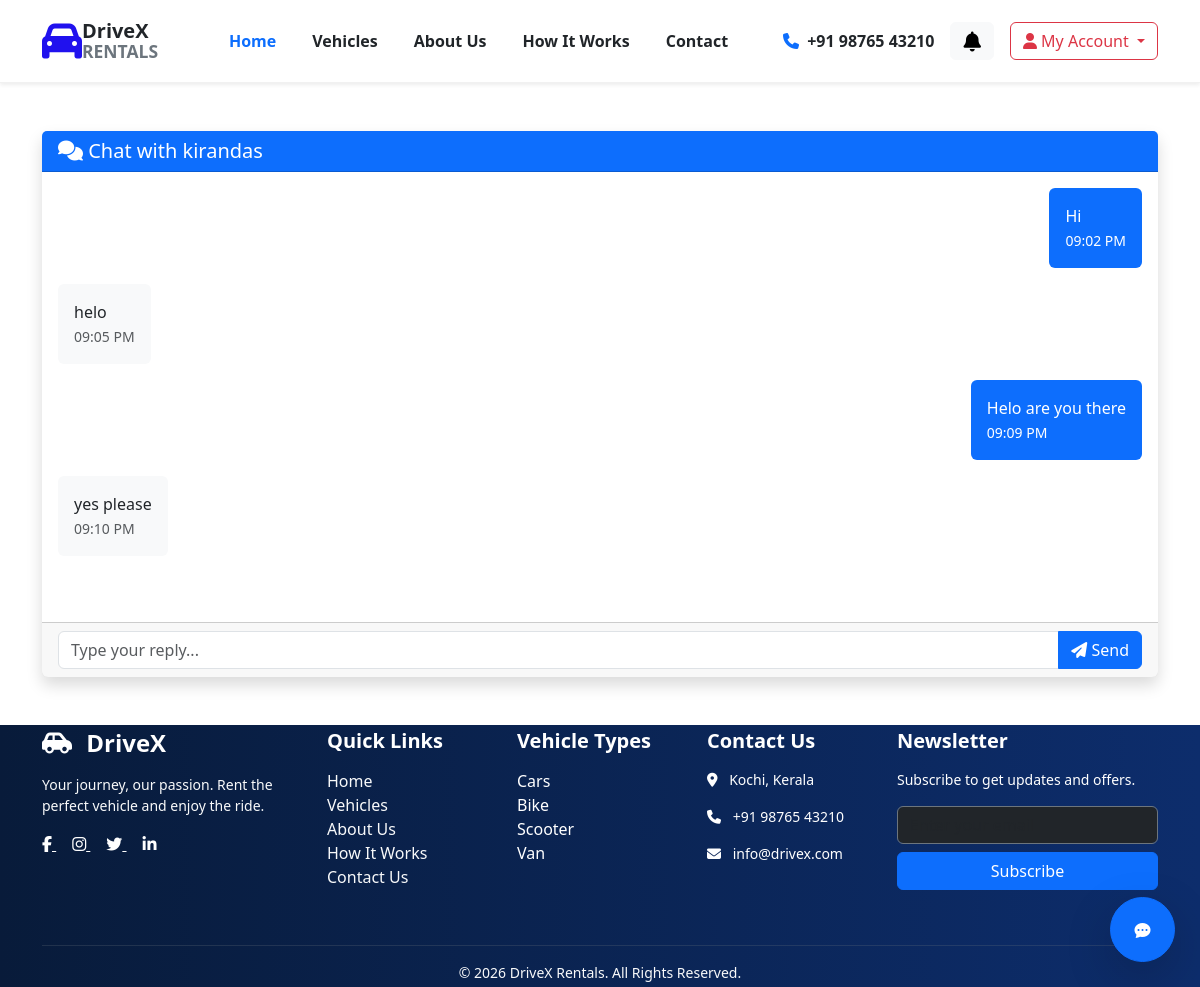
Page /rentalapp/admin-chat/4/ (signed in) on the committed database.
### rental_app/models.py (models this page shows, shortened)
class ChatRoom(models.Model):
    user = models.OneToOneField(
        User,
        on_delete=models.CASCADE
    )
    created_at = models.DateTimeField(
        auto_now_add=True
    )

class ChatMessage(models.Model):
    room = models.ForeignKey(
        ChatRoom,
        on_delete=models.CASCADE,
        related_name="messages"
    )
    sender = models.ForeignKey(
        User,
        on_delete=models.CASCADE
    )
    message = models.TextField()
    created_at = models.DateTimeField(
        auto_now_add=True
    )
    class Meta:
        ordering = ["created_at"]

### rental_app/views.py (the view)
# urls.py: path("admin-chat/<int:room_id>/",views.admin_chat_detail,name="admin-chat-detail"),
@staff_member_required
def admin_chat_detail(request, room_id):
    room = get_object_or_404(
        ChatRoom,
        id=room_id
    )
    messages = ChatMessage.objects.filter(
        room=room
    ).order_by("created_at")
    context = {
        "room": room,
        "messages": messages
    }
    return render(
        request,
        "admin_chat_detail.html",
        context
    )

### rental_app/context_processors.py (called while the page is built)
def notifications(request):
    if request.user.is_authenticated:
        notifications = Notification.objects.filter(
            user=request.user
        ).order_by('-created_at')
        unread_count = notifications.filter(
            is_read=False
        ).count()
        return {
            "notifications": notifications[:5],
            "unread_count": unread_count
        }
    return {
        "notifications": [],
        "unread_count": 0
    }

### rental_app/templates/admin_chat_detail.html (shortened to what this page needs)
{% extends "base.html" %}
{% block base %}
<div class="container py-5">
    <div class="card shadow border-0">
        <div class="card-header bg-primary text-white">
            <h5 class="mb-0">
                <i class="fa-solid fa-comments"></i>
                Chat with {{ room.user.username }}
            </h5>
        </div>
        <div class="card-body"
             style="height:450px; overflow-y:auto;">
            {% for message in messages %}
                {% if message.sender.is_staff %}
                    <div class="d-flex justify-content-end mb-3">
                        <div class="bg-primary text-white p-3 rounded"
                             style="max-width:70%;">
                            {{ message.message }}
                            <br>
                            <small>
                                {{ message.created_at|date:"h:i A" }}
                            </small>
                        </div>
                    </div>
                {% else %}
                    <div class="d-flex justify-content-start mb-3">
                        <div class="bg-light p-3 rounded"
                             style="max-width:70%;">
                            {{ message.message }}
                            <br>
                            <small class="text-muted">
                                {{ message.created_at|date:"h:i A" }}
                            </small>
                        </div>
                    </div>
                {% endif %}
            {% empty %}
                <p class="text-center text-muted">
                    No messages yet.
                </p>
            {% endfor %}
        </div>
        <div class="card-footer">
            <form method="post"
            action="{% url 'admin-send-message' room.id %}">
                <div class="input-group">
                    <input type="text"
                           name="message"
                           class="form-control"
                           placeholder="Type your reply..."
                           required>
                    <button class="btn btn-primary">
                        <i class="fa-solid fa-paper-plane"></i>
                        Send
                    </button>
                </div>
            </form>
        </div>
    </div>
</div>
{% endblock %}

### rows in the picture
ChatRoom: user.username "kirandas"
ChatMessage: message "Hi", created_at "09:02 PM"
ChatMessage: message "helo", created_at "09:05 PM"
ChatMessage: message "Helo are you there", created_at "09:09 PM"
ChatMessage: message "yes please", created_at "09:10 PM"
